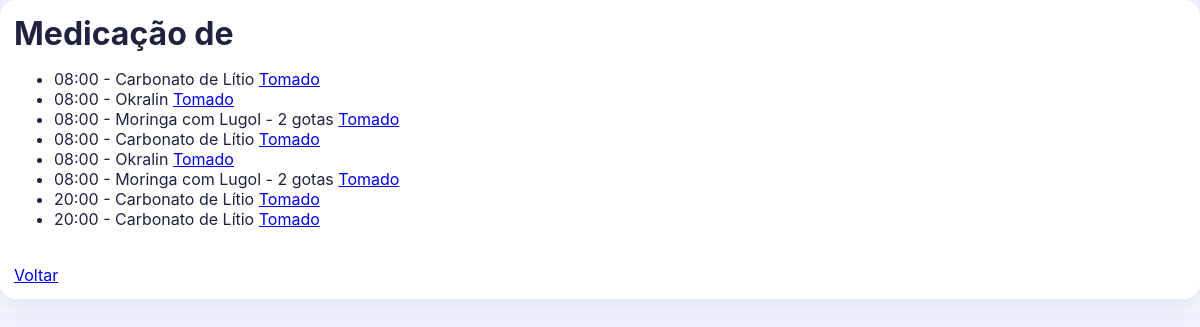
Page /medicacao (signed in) on the earlier database version.
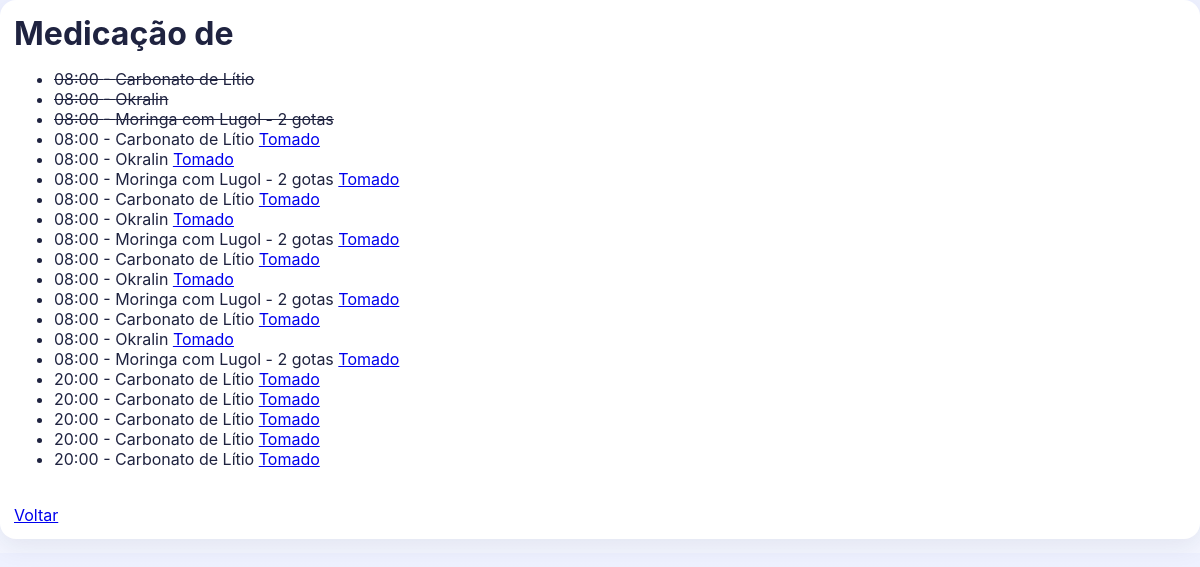
Same page on the later database version.
### tables this page shows
CREATE TABLE medicacoes (
            id INTEGER PRIMARY KEY AUTOINCREMENT,
            nome TEXT,
            horario TEXT,
            tomado INTEGER DEFAULT 0,
            usuario TEXT,
            recorrencia TEXT DEFAULT 'todos_os_dias',
            dias_semana TEXT DEFAULT '',
            ultima_tomada_data TEXT DEFAULT ''
        );

### app.py (the view, shortened to what this page needs)
@app.route("/medicacao", methods=["GET", "POST"])
@login_obrigatorio
def medicacao():
    usuario = usuario_logado()
    dia_atual = hoje_sigla()
    hoje_iso = hoje_data_iso()
    conn = conectar()
    cur = conn.cursor()
    cur.execute("SELECT * FROM medicacoes WHERE usuario=? ORDER BY horario", (usuario,))
    medicacoes = [m for m in cur.fetchall() if agendado_hoje(m["recorrencia"], m["dias_semana"], dia_atual)]
    conn.close()
    return render_template(
        "medicacao.html",
        medicacoes=medicacoes,
        dias_semana=DIAS_SEMANA,
        recorrencias=RECORRENCIAS,
        hoje_iso=hoje_iso,
        medicacao_tomada_hoje=medicacao_tomada_hoje,
        formatar_recorrencia=formatar_recorrencia,
    )

### app.py (called while the page is built)
def conectar():
    conn = sqlite3.connect("familia.db")
    conn.row_factory = sqlite3.Row
    return conn

def usuario_logado():
    return session.get("usuario")

def eh_admin():
    return usuario_logado() == USUARIO_ADMIN

def eh_crianca(nome):
    return nome in CRIANCAS

def login_obrigatorio(func):
    @wraps(func)
    def wrapper(*args, **kwargs):
        if not usuario_logado():
            return redirect(url_for("login"))
        return func(*args, **kwargs)
    return wrapper

def hoje_sigla():
    return DIAS_SEMANA[datetime.now().weekday()]

def hoje_data_iso():
    return datetime.now().strftime("%Y-%m-%d")

def agendado_hoje(recorrencia, dias_semana_texto, dia_atual):
    if recorrencia == "segunda_a_sexta":
        return dia_atual in {"Seg", "Ter", "Qua", "Qui", "Sex"}
    if recorrencia == "dias_escolhidos":
        dias = lista_dias(dias_semana_texto)
        return dia_atual in dias
    if recorrencia == "todos_os_dias":
        return True
    dias = lista_dias(dias_semana_texto)
    return dia_atual in dias if dias else True

@app.context_processor
def variaveis_globais():
    return {"usuario_logado": usuario_logado(), "eh_admin": eh_admin(), "eh_crianca": eh_crianca(usuario_logado() or "")}

### templates/medicacao.html (shortened to what this page needs)
<!DOCTYPE html>
<html>
<head>
    <link rel="stylesheet" href="/static/styles.css">
</head>
<body>
    <div class="card">
        <h1>Medicação de {{ usuario }}</h1>
        <ul>
            {% for remedio in medicacoes %}
                <li>
                    {% if remedio[3] == 1 %}
                        <s>{{ remedio[2] }} - {{ remedio[1] }}</s>
                    {% else %}
                        {{ remedio[2] }} - {{ remedio[1] }}
                        <a href="/tomado/{{ remedio[0] }}">Tomado</a>
                    {% endif %}
                </li>
            {% endfor %}
        </ul>
        <br>
        <a href="/tarefas">Voltar</a>
    </div>
</body>
</html>

### static/styles.css (style rules this page uses)
:root { --bg: #f4f6ff; --card: #ffffff; --text: #1f2340; --muted: #61679a; --brand: #5b3df5; --ok: #1f9d5b; --danger: #d23f57; }
* { box-sizing: border-box; }
body { margin: 0; font-family: Inter, system-ui, -apple-system, Segoe UI, Roboto, Arial, sans-serif; background: linear-gradient(180deg, #eef1ff 0%, var(--bg) 100%); color: var(--text); }
h1, h2, h3 { margin: 0 0 10px; }
.card { background: var(--card); border-radius: 16px; padding: 14px; margin-bottom: 14px; box-shadow: 0 8px 24px rgba(24, 32, 71, 0.08); }

Differences in the rows shown:
changed medicacoes (number 1 of 20 on the later page): tomado 0 → 1 (drawn)
changed medicacoes (number 2 of 20 on the later page): tomado 0 → 1 (drawn)
changed medicacoes (number 3 of 20 on the later page): tomado 0 → 1 (drawn)
added medicacoes: horario "08:00", nome "Carbonato de Lítio"
added medicacoes: horario "08:00", nome "Okralin"
added medicacoes: horario "08:00", nome "Moringa com Lugol - 2 gotas"
added medicacoes: horario "08:00", nome "Carbonato de Lítio"
added medicacoes: horario "08:00", nome "Okralin"
added medicacoes: horario "08:00", nome "Moringa com Lugol - 2 gotas"
added medicacoes: horario "08:00", nome "Carbonato de Lítio"
added medicacoes: horario "08:00", nome "Okralin"
added medicacoes: horario "08:00", nome "Moringa com Lugol - 2 gotas"
added medicacoes: horario "20:00", nome "Carbonato de Lítio"
added medicacoes: horario "20:00", nome "Carbonato de Lítio"
added medicacoes: horario "20:00", nome "Carbonato de Lítio"
